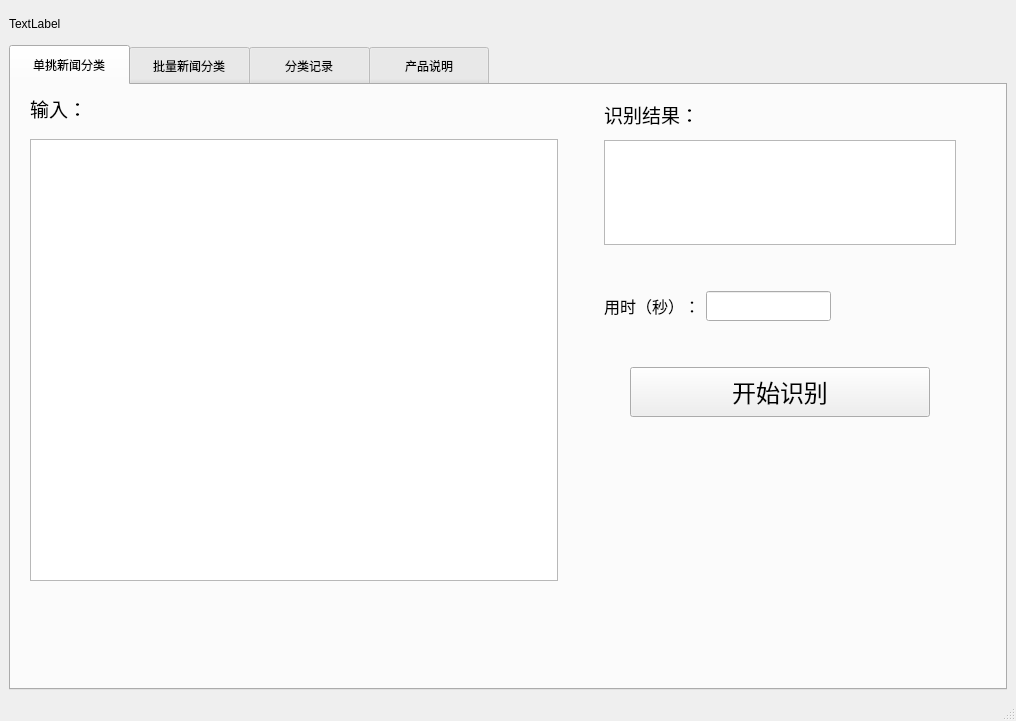
<?xml version="1.0" encoding="UTF-8"?>
<ui version="4.0">
 <class>MainWindow</class>
 <widget class="QMainWindow" name="MainWindow">
  <property name="geometry">
   <rect>
    <x>0</x>
    <y>0</y>
    <width>1016</width>
    <height>721</height>
   </rect>
  </property>
  <property name="windowTitle">
   <string>MainWindow</string>
  </property>
  <widget class="QWidget" name="centralwidget">
   <layout class="QVBoxLayout" name="verticalLayout">
    <item>
     <widget class="QLabel" name="label">
      <property name="minimumSize">
       <size>
        <width>0</width>
        <height>30</height>
       </size>
      </property>
      <property name="text">
       <string>TextLabel</string>
      </property>
     </widget>
    </item>
    <item>
     <widget class="QTabWidget" name="tabWidget">
      <property name="styleSheet">
       <string notr="true">QTabBar::tab{width:120}

QTabBar::tab{height:40}

</string>
      </property>
      <property name="currentIndex">
       <number>0</number>
      </property>
      <widget class="QWidget" name="tab">
       <attribute name="title">
        <string>单挑新闻分类</string>
       </attribute>
       <layout class="QHBoxLayout" name="horizontalLayout_7" stretch="0,6,0,4,0">
        <item>
         <spacer name="horizontalSpacer_10">
          <property name="orientation">
           <enum>Qt::Horizontal</enum>
          </property>
          <property name="sizeHint" stdset="0">
           <size>
            <width>10</width>
            <height>20</height>
           </size>
          </property>
         </spacer>
        </item>
        <item>
         <layout class="QVBoxLayout" name="verticalLayout_2" stretch="3,1,45,10">
          <item>
           <widget class="QLabel" name="label1Input">
            <property name="font">
             <font>
              <family>Agency FB</family>
              <pointsize>14</pointsize>
             </font>
            </property>
            <property name="text">
             <string>输入：</string>
            </property>
            <property name="textFormat">
             <enum>Qt::AutoText</enum>
            </property>
            <property name="scaledContents">
             <bool>false</bool>
            </property>
            <property name="indent">
             <number>-2</number>
            </property>
           </widget>
          </item>
          <item>
           <spacer name="verticalSpacer">
            <property name="orientation">
             <enum>Qt::Vertical</enum>
            </property>
            <property name="sizeHint" stdset="0">
             <size>
              <width>20</width>
              <height>40</height>
             </size>
            </property>
           </spacer>
          </item>
          <item>
           <widget class="QTextEdit" name="textEdit1Input"/>
          </item>
          <item>
           <spacer name="verticalSpacer_11">
            <property name="orientation">
             <enum>Qt::Vertical</enum>
            </property>
            <property name="sizeHint" stdset="0">
             <size>
              <width>20</width>
              <height>40</height>
             </size>
            </property>
           </spacer>
          </item>
         </layout>
        </item>
        <item>
         <spacer name="horizontalSpacer_5">
          <property name="orientation">
           <enum>Qt::Horizontal</enum>
          </property>
          <property name="sizeHint" stdset="0">
           <size>
            <width>40</width>
            <height>20</height>
           </size>
          </property>
         </spacer>
        </item>
        <item>
         <layout class="QVBoxLayout" name="verticalLayout_3" stretch="2,2,0,2,0,3,5">
          <item>
           <widget class="QLabel" name="label1Result">
            <property name="minimumSize">
             <size>
              <width>0</width>
              <height>20</height>
             </size>
            </property>
            <property name="maximumSize">
             <size>
              <width>16777215</width>
              <height>40</height>
             </size>
            </property>
            <property name="font">
             <font>
              <family>Agency FB</family>
              <pointsize>14</pointsize>
             </font>
            </property>
            <property name="text">
             <string>识别结果：</string>
            </property>
           </widget>
          </item>
          <item>
           <layout class="QHBoxLayout" name="horizontalLayout_6" stretch="0">
            <item>
             <widget class="QTextEdit" name="textEdit">
              <property name="sizePolicy">
               <sizepolicy hsizetype="Minimum" vsizetype="Expanding">
                <horstretch>0</horstretch>
                <verstretch>1</verstretch>
               </sizepolicy>
              </property>
             </widget>
            </item>
           </layout>
          </item>
          <item>
           <spacer name="verticalSpacer_2">
            <property name="orientation">
             <enum>Qt::Vertical</enum>
            </property>
            <property name="sizeHint" stdset="0">
             <size>
              <width>20</width>
              <height>40</height>
             </size>
            </property>
           </spacer>
          </item>
          <item>
           <layout class="QHBoxLayout" name="horizontalLayout" stretch="0,0,0">
            <item>
             <widget class="QLabel" name="label1Time">
              <property name="minimumSize">
               <size>
                <width>0</width>
                <height>20</height>
               </size>
              </property>
              <property name="maximumSize">
               <size>
                <width>16777215</width>
                <height>30</height>
               </size>
              </property>
              <property name="font">
               <font>
                <family>Agency FB</family>
                <pointsize>12</pointsize>
               </font>
              </property>
              <property name="text">
               <string>用时（秒）：</string>
              </property>
             </widget>
            </item>
            <item>
             <widget class="QLineEdit" name="lineEdit1TimeResult">
              <property name="minimumSize">
               <size>
                <width>0</width>
                <height>20</height>
               </size>
              </property>
              <property name="maximumSize">
               <size>
                <width>172</width>
                <height>30</height>
               </size>
              </property>
             </widget>
            </item>
            <item>
             <spacer name="horizontalSpacer_6">
              <property name="orientation">
               <enum>Qt::Horizontal</enum>
              </property>
              <property name="sizeHint" stdset="0">
               <size>
                <width>40</width>
                <height>20</height>
               </size>
              </property>
             </spacer>
            </item>
           </layout>
          </item>
          <item>
           <spacer name="verticalSpacer_10">
            <property name="orientation">
             <enum>Qt::Vertical</enum>
            </property>
            <property name="sizeHint" stdset="0">
             <size>
              <width>20</width>
              <height>40</height>
             </size>
            </property>
           </spacer>
          </item>
          <item>
           <layout class="QHBoxLayout" name="horizontalLayout_2" stretch="3">
            <item>
             <widget class="QPushButton" name="pushButton1Start">
              <property name="minimumSize">
               <size>
                <width>120</width>
                <height>30</height>
               </size>
              </property>
              <property name="maximumSize">
               <size>
                <width>300</width>
                <height>50</height>
               </size>
              </property>
              <property name="font">
               <font>
                <family>Agency FB</family>
                <pointsize>18</pointsize>
               </font>
              </property>
              <property name="text">
               <string>开始识别</string>
              </property>
             </widget>
            </item>
           </layout>
          </item>
          <item>
           <spacer name="verticalSpacer_5">
            <property name="orientation">
             <enum>Qt::Vertical</enum>
            </property>
            <property name="sizeHint" stdset="0">
             <size>
              <width>20</width>
              <height>128</height>
             </size>
            </property>
           </spacer>
          </item>
         </layout>
        </item>
        <item>
         <spacer name="horizontalSpacer_9">
          <property name="orientation">
           <enum>Qt::Horizontal</enum>
          </property>
          <property name="sizeHint" stdset="0">
           <size>
            <width>40</width>
            <height>20</height>
           </size>
          </property>
         </spacer>
        </item>
       </layout>
      </widget>
      <widget class="QWidget" name="tab_2">
       <attribute name="title">
        <string>批量新闻分类</string>
       </attribute>
       <layout class="QVBoxLayout" name="verticalLayout_6" stretch="7,4,2">
        <item>
         <layout class="QHBoxLayout" name="horizontalLayout_3" stretch="1,5,1,5,1">
          <item>
           <spacer name="horizontalSpacer_4">
            <property name="orientation">
             <enum>Qt::Horizontal</enum>
            </property>
            <property name="sizeHint" stdset="0">
             <size>
              <width>40</width>
              <height>20</height>
             </size>
            </property>
           </spacer>
          </item>
          <item>
           <layout class="QVBoxLayout" name="verticalLayout_4" stretch="1,1,5,5">
            <item>
             <widget class="QLabel" name="label2Input">
              <property name="minimumSize">
               <size>
                <width>0</width>
                <height>20</height>
               </size>
              </property>
              <property name="maximumSize">
               <size>
                <width>16777215</width>
                <height>40</height>
               </size>
              </property>
              <property name="font">
               <font>
                <family>Agency FB</family>
                <pointsize>14</pointsize>
               </font>
              </property>
              <property name="text">
               <string>输入：</string>
              </property>
             </widget>
            </item>
            <item>
             <widget class="QLineEdit" name="lineEdit_4">
              <property name="minimumSize">
               <size>
                <width>120</width>
                <height>30</height>
               </size>
              </property>
              <property name="maximumSize">
               <size>
                <width>500</width>
                <height>50</height>
               </size>
              </property>
             </widget>
            </item>
            <item>
             <spacer name="verticalSpacer_7">
              <property name="orientation">
               <enum>Qt::Vertical</enum>
              </property>
              <property name="sizeHint" stdset="0">
               <size>
                <width>20</width>
                <height>40</height>
               </size>
              </property>
             </spacer>
            </item>
            <item>
             <spacer name="verticalSpacer_6">
              <property name="orientation">
               <enum>Qt::Vertical</enum>
              </property>
              <property name="sizeHint" stdset="0">
               <size>
                <width>20</width>
                <height>40</height>
               </size>
              </property>
             </spacer>
            </item>
           </layout>
          </item>
          <item>
           <spacer name="horizontalSpacer_11">
            <property name="orientation">
             <enum>Qt::Horizontal</enum>
            </property>
            <property name="sizeHint" stdset="0">
             <size>
              <width>40</width>
              <height>20</height>
             </size>
            </property>
           </spacer>
          </item>
          <item>
           <layout class="QVBoxLayout" name="verticalLayout_5" stretch="1,1,1,1,8">
            <item>
             <widget class="QLabel" name="label2Result">
              <property name="minimumSize">
               <size>
                <width>0</width>
                <height>22</height>
               </size>
              </property>
              <property name="maximumSize">
               <size>
                <width>16777215</width>
                <height>40</height>
               </size>
              </property>
              <property name="font">
               <font>
                <family>Agency FB</family>
                <pointsize>14</pointsize>
               </font>
              </property>
              <property name="text">
               <string>识别结果：</string>
              </property>
             </widget>
            </item>
            <item>
             <widget class="QLineEdit" name="lineEdit2Result">
              <property name="enabled">
               <bool>true</bool>
              </property>
              <property name="sizePolicy">
               <sizepolicy hsizetype="Expanding" vsizetype="Fixed">
                <horstretch>0</horstretch>
                <verstretch>0</verstretch>
               </sizepolicy>
              </property>
              <property name="minimumSize">
               <size>
                <width>120</width>
                <height>30</height>
               </size>
              </property>
              <property name="maximumSize">
               <size>
                <width>500</width>
                <height>50</height>
               </size>
              </property>
             </widget>
            </item>
            <item>
             <spacer name="verticalSpacer_9">
              <property name="orientation">
               <enum>Qt::Vertical</enum>
              </property>
              <property name="sizeHint" stdset="0">
               <size>
                <width>20</width>
                <height>40</height>
               </size>
              </property>
             </spacer>
            </item>
            <item>
             <layout class="QHBoxLayout" name="horizontalLayout_13" stretch="0,0">
              <item>
               <widget class="QLabel" name="label2Time">
                <property name="minimumSize">
                 <size>
                  <width>0</width>
                  <height>25</height>
                 </size>
                </property>
                <property name="maximumSize">
                 <size>
                  <width>16777215</width>
                  <height>30</height>
                 </size>
                </property>
                <property name="font">
                 <font>
                  <family>Agency FB</family>
                  <pointsize>12</pointsize>
                 </font>
                </property>
                <property name="text">
                 <string>用时（秒）：</string>
                </property>
               </widget>
              </item>
              <item>
               <widget class="QLineEdit" name="lineEdit2Time">
                <property name="minimumSize">
                 <size>
                  <width>120</width>
                  <height>30</height>
                 </size>
                </property>
                <property name="maximumSize">
                 <size>
                  <width>372</width>
                  <height>50</height>
                 </size>
                </property>
               </widget>
              </item>
             </layout>
            </item>
            <item>
             <spacer name="verticalSpacer_3">
              <property name="orientation">
               <enum>Qt::Vertical</enum>
              </property>
              <property name="sizeHint" stdset="0">
               <size>
                <width>20</width>
                <height>144</height>
               </size>
              </property>
             </spacer>
            </item>
           </layout>
          </item>
          <item>
           <spacer name="horizontalSpacer_12">
            <property name="orientation">
             <enum>Qt::Horizontal</enum>
            </property>
            <property name="sizeHint" stdset="0">
             <size>
              <width>40</width>
              <height>20</height>
             </size>
            </property>
           </spacer>
          </item>
         </layout>
        </item>
        <item>
         <layout class="QHBoxLayout" name="horizontalLayout_4" stretch="0,2,0,2,0">
          <item>
           <spacer name="horizontalSpacer">
            <property name="orientation">
             <enum>Qt::Horizontal</enum>
            </property>
            <property name="sizeHint" stdset="0">
             <size>
              <width>85</width>
              <height>20</height>
             </size>
            </property>
           </spacer>
          </item>
          <item>
           <widget class="QPushButton" name="pushButton2Open">
            <property name="minimumSize">
             <size>
              <width>120</width>
              <height>30</height>
             </size>
            </property>
            <property name="maximumSize">
             <size>
              <width>500</width>
              <height>50</height>
             </size>
            </property>
            <property name="font">
             <font>
              <family>Agency FB</family>
              <pointsize>18</pointsize>
             </font>
            </property>
            <property name="text">
             <string>选择文件</string>
            </property>
           </widget>
          </item>
          <item>
           <spacer name="horizontalSpacer_2">
            <property name="orientation">
             <enum>Qt::Horizontal</enum>
            </property>
            <property name="sizeHint" stdset="0">
             <size>
              <width>172</width>
              <height>20</height>
             </size>
            </property>
           </spacer>
          </item>
          <item>
           <widget class="QPushButton" name="pushButton2Start">
            <property name="minimumSize">
             <size>
              <width>120</width>
              <height>30</height>
             </size>
            </property>
            <property name="maximumSize">
             <size>
              <width>500</width>
              <height>50</height>
             </size>
            </property>
            <property name="font">
             <font>
              <family>Agency FB</family>
              <pointsize>18</pointsize>
             </font>
            </property>
            <property name="text">
             <string>开始识别</string>
            </property>
           </widget>
          </item>
          <item>
           <spacer name="horizontalSpacer_3">
            <property name="orientation">
             <enum>Qt::Horizontal</enum>
            </property>
            <property name="sizeHint" stdset="0">
             <size>
              <width>85</width>
              <height>20</height>
             </size>
            </property>
           </spacer>
          </item>
         </layout>
        </item>
        <item>
         <spacer name="verticalSpacer_4">
          <property name="orientation">
           <enum>Qt::Vertical</enum>
          </property>
          <property name="sizeHint" stdset="0">
           <size>
            <width>20</width>
            <height>40</height>
           </size>
          </property>
         </spacer>
        </item>
       </layout>
      </widget>
      <widget class="QWidget" name="tab_3">
       <attribute name="title">
        <string>分类记录</string>
       </attribute>
      </widget>
      <widget class="QWidget" name="tab_4">
       <attribute name="title">
        <string>产品说明</string>
       </attribute>
      </widget>
     </widget>
    </item>
   </layout>
  </widget>
  <widget class="QMenuBar" name="menubar">
   <property name="geometry">
    <rect>
     <x>0</x>
     <y>0</y>
     <width>1016</width>
     <height>26</height>
    </rect>
   </property>
  </widget>
  <widget class="QStatusBar" name="statusbar"/>
 </widget>
 <resources/>
 <connections>
  <connection>
   <sender>pushButton1Start</sender>
   <signal>clicked()</signal>
   <receiver>MainWindow</receiver>
   <slot>pushButton1StartClicked()</slot>
   <hints>
    <hint type="sourcelabel">
     <x>724</x>
     <y>458</y>
    </hint>
    <hint type="destinationlabel">
     <x>750</x>
     <y>690</y>
    </hint>
   </hints>
  </connection>
  <connection>
   <sender>pushButton2Open</sender>
   <signal>clicked()</signal>
   <receiver>MainWindow</receiver>
   <slot>pushButton2StartClicked()</slot>
   <hints>
    <hint type="sourcelabel">
     <x>287</x>
     <y>514</y>
    </hint>
    <hint type="destinationlabel">
     <x>282</x>
     <y>694</y>
    </hint>
   </hints>
  </connection>
  <connection>
   <sender>pushButton2Start</sender>
   <signal>clicked()</signal>
   <receiver>MainWindow</receiver>
   <slot>pushButton2StartClicked()</slot>
   <hints>
    <hint type="sourcelabel">
     <x>660</x>
     <y>508</y>
    </hint>
    <hint type="destinationlabel">
     <x>670</x>
     <y>689</y>
    </hint>
   </hints>
  </connection>
 </connections>
 <slots>
  <slot>pushButton1StartClicked()</slot>
  <slot>pushButton2OpenClicked()</slot>
  <slot>pushButton2StartClicked()</slot>
 </slots>
</ui>
